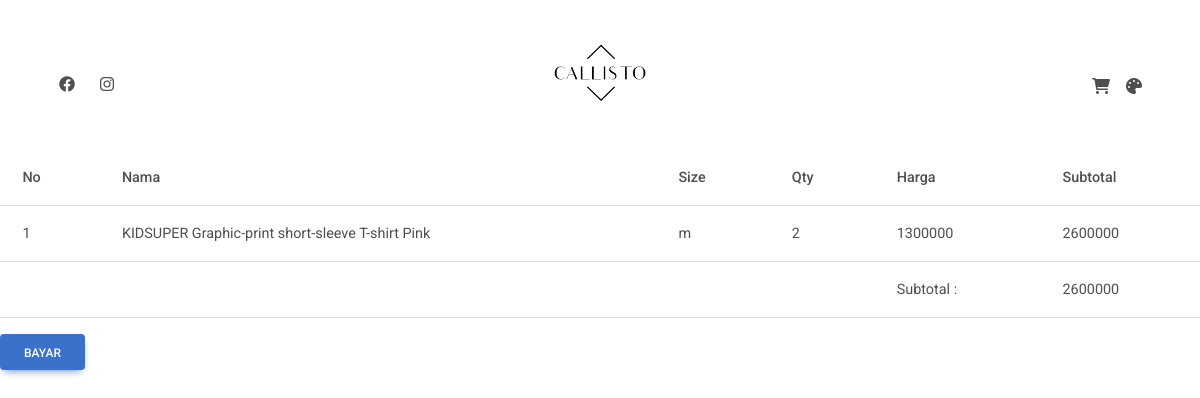
The page /user_payment.php on the database as committed earlier.
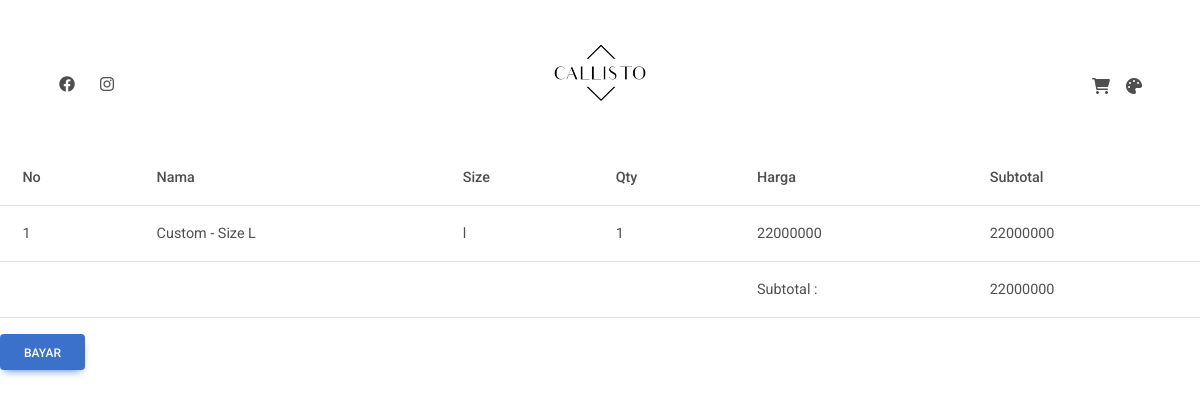
The same page on the database as committed later.
### tables this page shows
CREATE TABLE `cart` (
  `cart_customer_id` varchar(6) NOT NULL,
  `cart_pro_id` varchar(6) NOT NULL,
  `qty` int(11) NOT NULL,
  KEY `cart_customer_id` (`cart_customer_id`),
  KEY `cart_pro_id` (`cart_pro_id`),
  CONSTRAINT `cart_ibfk_1` FOREIGN KEY (`cart_customer_id`) REFERENCES `account` (`acc_id`),
  CONSTRAINT `cart_ibfk_2` FOREIGN KEY (`cart_pro_id`) REFERENCES `product` (`pro_id`)
);

CREATE TABLE `product` (
  `pro_id` varchar(6) NOT NULL,
  `pro_name` varchar(255) NOT NULL,
  `pro_price` int(11) NOT NULL,
  `pro_stock` int(5) NOT NULL,
  `pro_size` varchar(2) NOT NULL,
  `pro_detail` varchar(255) NOT NULL,
  `pro_picture` varchar(255) NOT NULL,
  `pro_status` int(1) NOT NULL DEFAULT 1,
  `pro_cust_id` varchar(6) DEFAULT NULL,
  PRIMARY KEY (`pro_id`),
  KEY `custom_fk` (`pro_cust_id`),
  CONSTRAINT `custom_fk` FOREIGN KEY (`pro_cust_id`) REFERENCES `account` (`acc_id`)
);

### user_payment.php (the view, shortened to what this page needs)
<?php
require("helper.php");
?>
<!DOCTYPE html>
<html lang="en">
<head>
    <link href="https://cdnjs.cloudflare.com/ajax/libs/font-awesome/6.0.0/css/all.min.css" rel="stylesheet" />
    <link href="https://cdnjs.cloudflare.com/ajax/libs/mdb-ui-kit/6.0.1/mdb.min.css" rel="stylesheet" />
</head>
<body>
    <header>
        <div class="p-3 text-center bg-white nav-border">
            <div class="container mt-4">
                <div class="row">
                    <div class="col-md-4 d-flex justify-content-center justify-content-md-start align-items-center">
                        <ul class="navbar-nav d-flex flex-row">
                            <li class="nav-item me-3 me-lg-0 mt-4">
                                <a class="nav-link" href="https://www.facebook.com/Maisonfashion">
                                    <i class="fab fa-facebook" style="height:50px ; width:50px ;"></i>
                                </a>
                            </li>
                            <li class="nav-item me-3 me-lg-0 ms-2 mt-4">
                                <a class="nav-link" href="https://www.instagram.com/maisonde_fashion/">
                                    <i class="fab fa-instagram"></i>
                                </a>
                            </li>
                        </ul>
                    </div>
                    <div class="col-md-4">
                        <a href="user_home.php">
                            <img src="asset/logo.png" height="70" />
                        </a>
                    </div>
                    <div class="col-md-4 d-flex justify-content-center justify-content-md-end align-items-center">
                        <div class="d-flex">
                            <a class="text-reset me-3" href="user_cart.php">
                                <span><i class="fas fa-shopping-cart"></i></span>
                            </a>
                            <a class="text-reset me-3" href="user_custom.php">
                                <span><i class="fas fa-palette"></i></span>
                            </a>
                        </div>
                    </div>
                </div>
            </div>
        </div>
    </header>
    <?php
    $nomer = 0;
    $total = 0;
    ?>
    <table class="table">
        <tr>
            <th>No</th>
            <th>Nama</th>
            <th>Size</th>
            <th>Qty</th>
            <th>Harga</th>
            <th>Subtotal</th>
        </tr>
        <?php
        $select_query = "SELECT p.pro_name AS 'nama' , p.pro_size AS 'size' , c.qty AS 'qty' , p.pro_price AS 'harga' , (c.qty * p.pro_price) AS 'subtotal' FROM cart c JOIN product p ON c.cart_pro_id = p.pro_id";
        $select = mysqli_query($con, $select_query);
        while ($row = mysqli_fetch_assoc($select)) { ?>
            <tr>
                <td><?= ++$nomer; ?></td>
                <td><?= $row['nama']; ?></td>
                <td><?= $row['size']; ?></td>
                <td><?= $row['qty']; ?></td>
                <td><?= $row['harga']; ?></td>
                <td><?= $row['subtotal']; ?></td>
            </tr>
        <?php
            $total += $row['subtotal'];
        }
        ?>
        <tr>
            <td></td>
            <td></td>
            <td></td>
            <td></td>
            <td>Subtotal : </td>
            <td><?= $total; ?></td>
        </tr>
    </table>
    <button class="btn btn-primary" onclick="animasi()">BAYAR</button>
</body>
</html>

Rows that differ between the two databases and show on the page:
changed cart: cart_pro.pro_name "KIDSUPER Graphic-print short-sleeve T-shirt Pink" → "Custom - Size L"; cart_pro.pro_size "m" → "l"; qty "2" → "1"; cart_pro.pro_price "1300000" → "22000000"; subtotal "2600000" → "22000000"
Other text that changed with them:
$total: "2600000" → "22000000"
